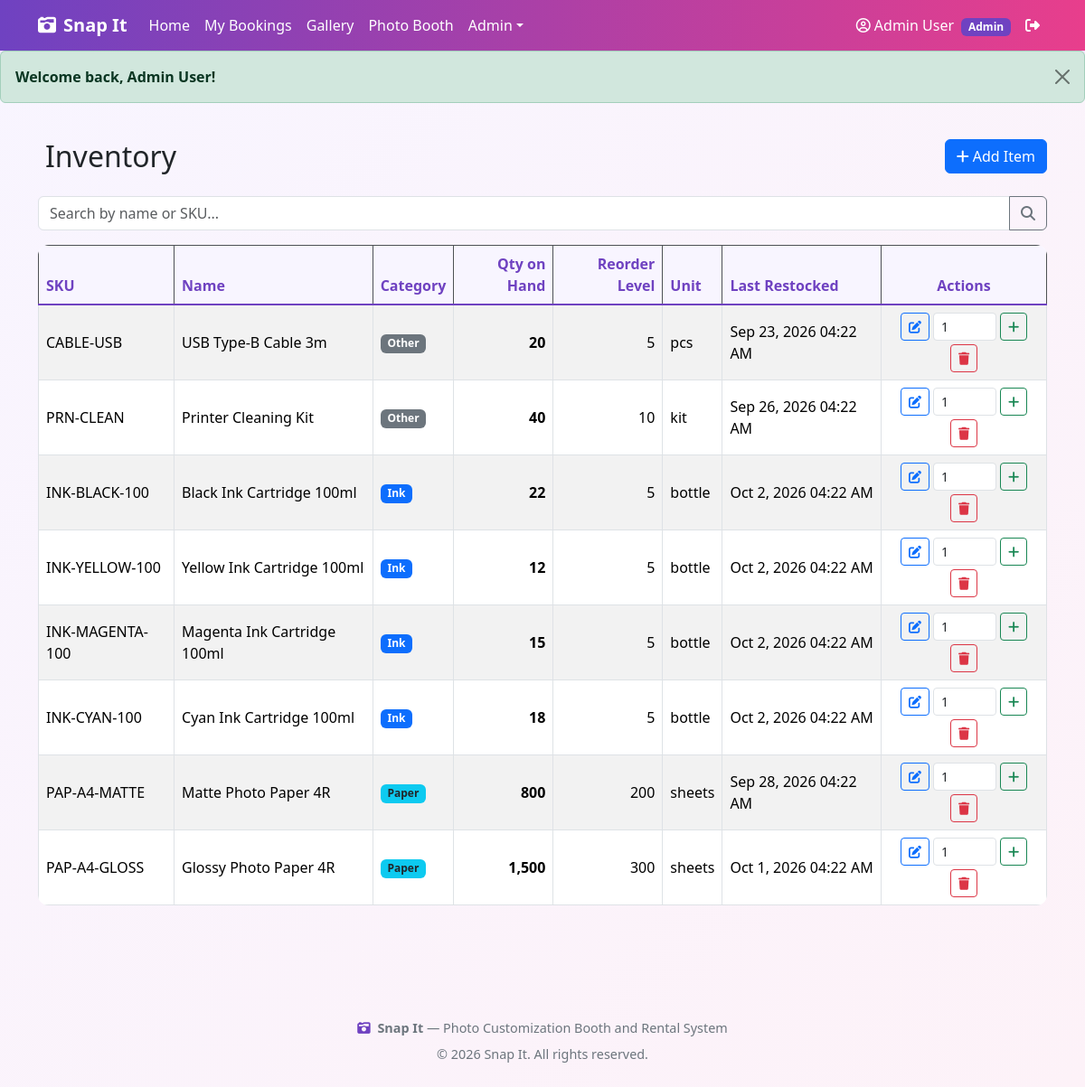
/inventory/index.php (signed in), run on the app's committed database.
### tables this page shows
CREATE TABLE IF NOT EXISTS inventory_items (
    item_id INT PRIMARY KEY AUTO_INCREMENT,
    sku VARCHAR(50) UNIQUE,
    name VARCHAR(150) NOT NULL,
    description VARCHAR(255),
    category ENUM('paper','ink','other') NOT NULL DEFAULT 'other',
    quantity_on_hand INT NOT NULL DEFAULT 0,
    reorder_level INT NOT NULL DEFAULT 10,
    unit_measure VARCHAR(30) NOT NULL DEFAULT 'pcs',
    last_restocked_at DATETIME NULL,
    created_at DATETIME NOT NULL DEFAULT CURRENT_TIMESTAMP
);

### includes/functions.php (called while the page is built, shortened)
<?php
function e($str) {
    return htmlspecialchars((string)$str, ENT_QUOTES, 'UTF-8');
}
function format_date($dateStr, $withTime = false) {
    $ts = strtotime($dateStr);
    if ($withTime) return date('M j, Y h:i A', $ts);
    return date('M j, Y', $ts);
}
function site_base() {
    static $base = null;
    if ($base !== null) return $base;
    $script = str_replace('\\', '/', $_SERVER['SCRIPT_NAME']);
    $needle = '/snapit/';
    $pos = strpos($script, $needle);
    if ($pos === false) {
        $base = rtrim(dirname($script), '/');
    } else {
        $base = substr($script, 0, $pos) . '/snapit';
    }
    return $base;
}
function site_url($path = '') {
    $b = site_base();
    if ($path === '') return $b . '/';
    $path = ltrim($path, '/');
    return $b . '/' . $path;
}

### inventory/index.php (the view, shortened to what this page needs)
<?php
require_once __DIR__ . '/../includes/functions.php';
require_once __DIR__ . '/../includes/config.php';
$search = trim($_GET['q'] ?? '');
$where = '';
$sql = "SELECT * FROM inventory_items $where ORDER BY item_id DESC";
$stmt = mysqli_prepare($conn, $sql);
mysqli_stmt_execute($stmt);
$result = mysqli_stmt_get_result($stmt);
$items = [];
while ($row = mysqli_fetch_assoc($result)) {
    $items[] = $row;
}
require __DIR__ . '/../includes/header.php';
require __DIR__ . '/../includes/alert.php';
?>
<div class="container py-4">
    <div class="d-flex justify-content-between align-items-center mb-4 flex-wrap gap-2">
        <h2 class="mb-0"><i class="fa-solid fa-boxes-stocked me-2"></i>Inventory</h2>
        <a href="<?= e(site_url('inventory/create.php')) ?>" class="btn btn-primary">
            <i class="fa-solid fa-plus me-1"></i>Add Item
        </a>
    </div>
    <form method="GET" class="mb-3">
        <div class="input-group">
            <input type="text" name="q" class="form-control" placeholder="Search by name or SKU..."
                value="<?= e($search) ?>">
            <button class="btn btn-outline-secondary" type="submit">
                <i class="fa-solid fa-magnifying-glass"></i>
            </button>
        </div>
    </form>
    <div class="table-responsive">
        <table class="table table-striped table-bordered align-middle">
            <thead class="table-dark">
                <tr>
                    <th>SKU</th>
                    <th>Name</th>
                    <th>Category</th>
                    <th class="text-end">Qty on Hand</th>
                    <th class="text-end">Reorder Level</th>
                    <th>Unit</th>
                    <th>Last Restocked</th>
                    <th class="text-center">Actions</th>
                </tr>
            </thead>
            <tbody>
                <?php if (empty($items)): ?>
                    <tr>
                        <td colspan="8" class="text-center text-muted py-4">No inventory items found.</td>
                    </tr>
                <?php else: ?>
                    <?php foreach ($items as $item): ?>
                        <?php $lowStock = (int)$item['quantity_on_hand'] <= (int)$item['reorder_level']; ?>
                        <tr class="<?= $lowStock ? 'reorder-alert table-warning' : '' ?>">
                            <td><?= e($item['sku'] ?? '-') ?></td>
                            <td>
                                <?= e($item['name']) ?>
                            </td>
                            <td>
                                <?php
                                $catMap = ['paper' => 'Paper', 'ink' => 'Ink', 'other' => 'Other'];
                                $catBadge = ['paper' => 'bg-info text-dark', 'ink' => 'bg-primary', 'other' => 'bg-secondary'];
                                ?>
                                <span class="badge <?= $catBadge[$item['category']] ?? 'bg-secondary' ?>">
                                    <?= e($catMap[$item['category']] ?? $item['category']) ?>
                                </span>
                            </td>
                            <td class="text-end fw-bold <?= $lowStock ? 'text-danger' : '' ?>">
                                <?= e(number_format($item['quantity_on_hand'])) ?>
                            </td>
                            <td class="text-end"><?= e(number_format($item['reorder_level'])) ?></td>
                            <td><?= e($item['unit_measure']) ?></td>
                            <td><?= e(format_date($item['last_restocked_at'], true)) ?></td>
                            <td class="text-center">
                                <div class="d-inline-flex gap-1 align-items-center flex-wrap justify-content-center">
                                    <a href="<?= e(site_url('inventory/edit.php?id=' . $item['item_id'])) ?>"
                                        class="btn btn-sm btn-outline-primary" title="Edit">
                                        <i class="fa-solid fa-pen-to-square"></i>
                                    </a>
                                    <form method="POST" action="<?= e(site_url('inventory/restock.php')) ?>"
                                        class="d-inline-flex align-items-center gap-1">
                                        <input type="number" name="add_qty" min="1" value="1"
                                            class="form-control form-control-sm" style="width: 70px;" required>
                                        <button type="submit" class="btn btn-sm btn-outline-success" title="Restock">
                                            <i class="fa-solid fa-plus"></i>
                                        </button>
                                    </form>
                                    <a href="<?= e(site_url('inventory/delete.php?id=' . $item['item_id'])) ?>"
                                        class="btn btn-sm btn-outline-danger" title="Delete"
                                        onclick="return confirm('Delete this inventory item?');">
                                        <i class="fa-solid fa-trash"></i>
                                    </a>
                                </div>
                            </td>
                        </tr>
                    <?php endforeach; ?>
                <?php endif; ?>
            </tbody>
        </table>
    </div>
</div>
<?php require __DIR__ . '/../includes/footer.php'; ?>

### includes/style/style.css (style rules this page uses)
:root { --snapit-primary: #6f42c1; --snapit-secondary: #e83e8c; --snapit-accent: #fd7e14; --snapit-dark: #1f1b2e; --snapit-light: #f8f5ff; }
body { font-family: 'Segoe UI', Tahoma, Geneva, Verdana, sans-serif; background: linear-gradient(135deg, #f8f5ff 0%, #fdf2f8 100%); min-height: 100vh; }
.table { background: #fff; border-radius: 12px; overflow: hidden; }
.table thead th { background: var(--snapit-light); color: var(--snapit-primary); font-weight: 700; border-bottom: 2px solid var(--snapit-primary); }

### data on the page
inventory_items: sku "CABLE-USB", name "USB Type-B Cable 3m", category "Other", quantity_on_hand "20", reorder_level "5", unit_measure "pcs", last_restocked_at "Sep 23, 2026 04:22 AM"
inventory_items: sku "PRN-CLEAN", name "Printer Cleaning Kit", category "Other", quantity_on_hand "40", reorder_level "10", unit_measure "kit", last_restocked_at "Sep 26, 2026 04:22 AM"
inventory_items: sku "INK-BLACK-100", name "Black Ink Cartridge 100ml", category "Ink", quantity_on_hand "22", reorder_level "5", unit_measure "bottle", last_restocked_at "Oct 2, 2026 04:22 AM"
inventory_items: sku "INK-YELLOW-100", name "Yellow Ink Cartridge 100ml", category "Ink", quantity_on_hand "12", reorder_level "5", unit_measure "bottle", last_restocked_at "Oct 2, 2026 04:22 AM"
inventory_items: sku "INK-MAGENTA-100", name "Magenta Ink Cartridge 100ml", category "Ink", quantity_on_hand "15", reorder_level "5", unit_measure "bottle", last_restocked_at "Oct 2, 2026 04:22 AM"
inventory_items: sku "INK-CYAN-100", name "Cyan Ink Cartridge 100ml", category "Ink", quantity_on_hand "18", reorder_level "5", unit_measure "bottle", last_restocked_at "Oct 2, 2026 04:22 AM"
inventory_items: sku "PAP-A4-MATTE", name "Matte Photo Paper 4R", category "Paper", quantity_on_hand "800", reorder_level "200", unit_measure "sheets", last_restocked_at "Sep 28, 2026 04:22 AM"
inventory_items: sku "PAP-A4-GLOSS", name "Glossy Photo Paper 4R", category "Paper", quantity_on_hand "1,500", reorder_level "300", unit_measure "sheets", last_restocked_at "Oct 1, 2026 04:22 AM"

### other printed values
$_SESSION['name'] "Admin User"
$_SESSION['role'] "Admin"
$flash['message'] "Welcome back, Admin User!"
